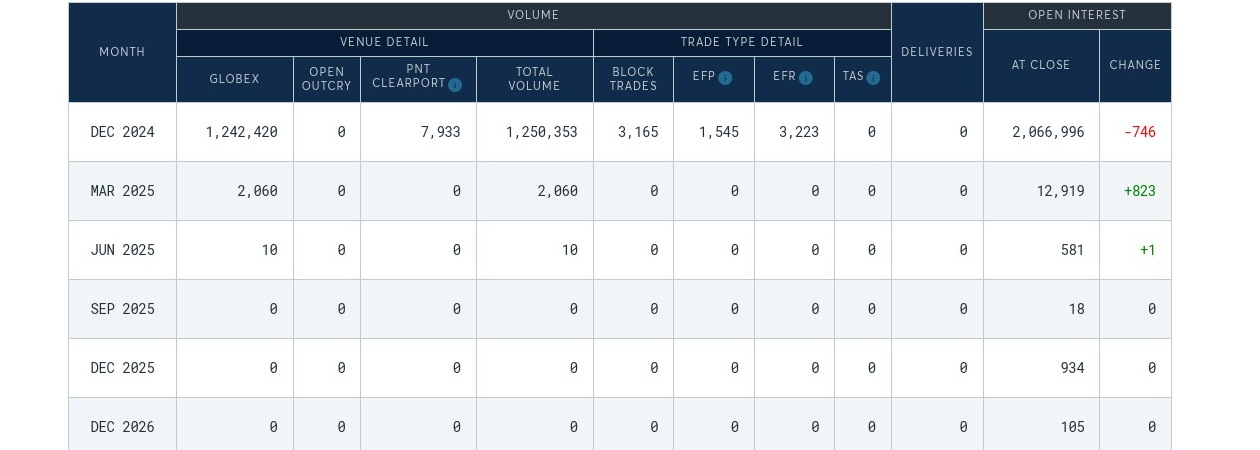
#> input picture cropped_table_image.png, 1260 x 450 px
$ jupyter execute --allow-errors Real.ipynb
#> lines starting #> are read from the running program, lines starting #| are printed output that depends on the picture; after the words box and inside, x2 and y2 are one past the last pixel; in counts of white or black regions, pixels touching at a corner belong together
[cell 1]
import cv2

image = cv2.imread("cropped_table_image.png")
#> image is the input picture: shape (450, 1260, 3); mean B, G, R 215, 209.3, 203.5
gray = cv2.cvtColor(image, cv2.COLOR_BGR2GRAY)
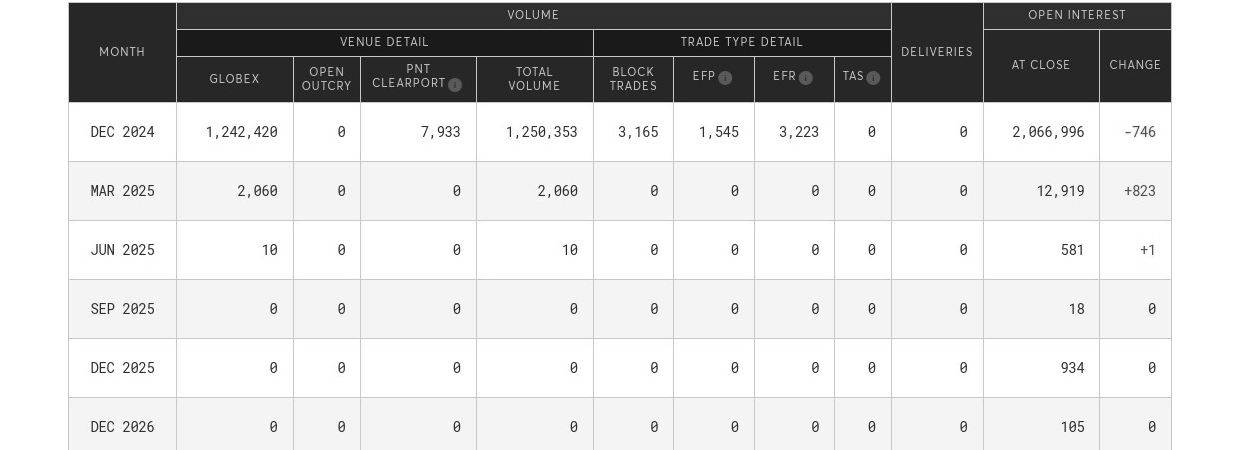
#> gray: shape (450, 1260); min 11, max 255, mean 208.2
thresh = cv2.adaptiveThreshold(gray, 255, cv2.ADAPTIVE_THRESH_MEAN_C, cv2.THRESH_BINARY_INV, 11, 2)
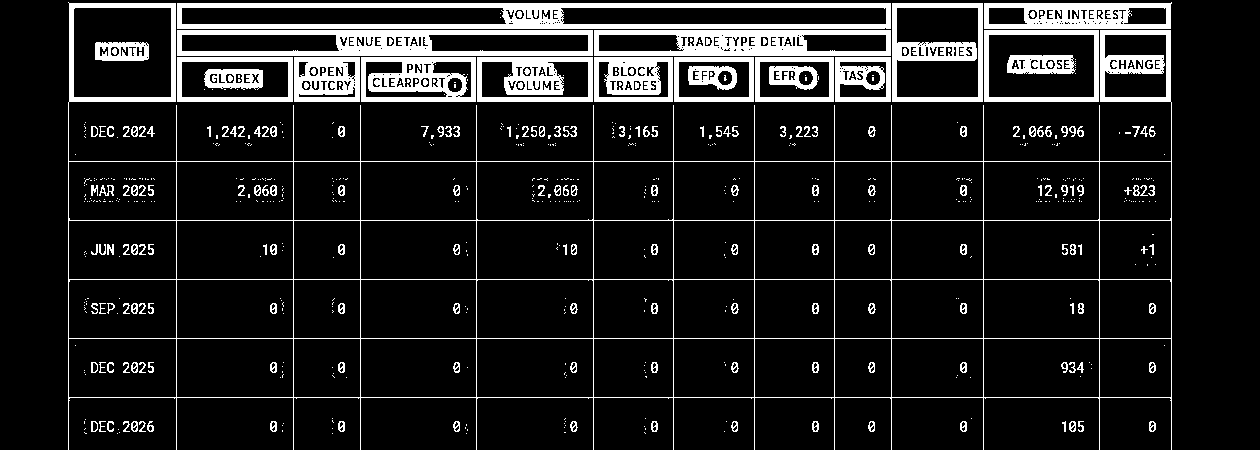
#> thresh: shape (450, 1260); 12.1% white; 663 white regions (466 under 20 px), largest, box (x1, y1, x2, y2) and area: (68, 2, 1172, 450) 14170, (177, 3, 891, 29) 8036, (177, 30, 593, 56) 5511
